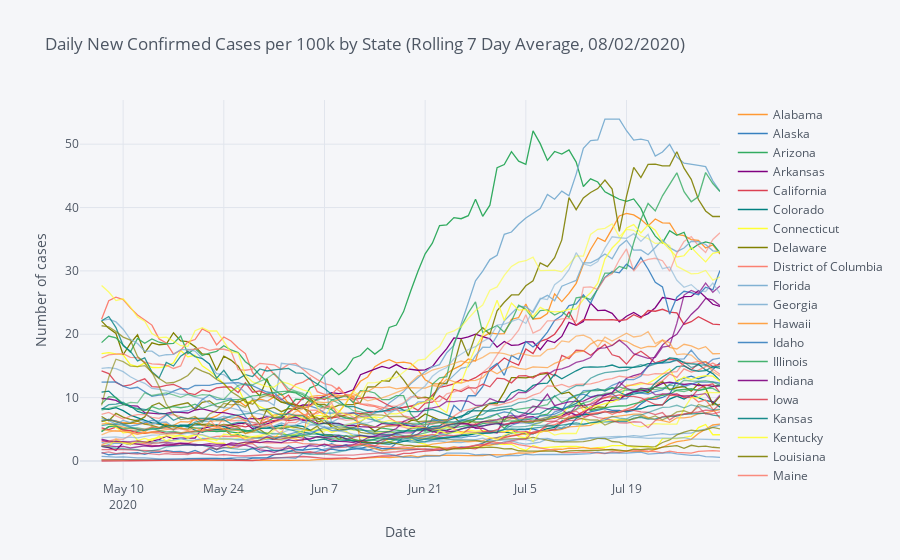

Notebook cell for this chart:
### Markdown cell above
### Plot normalized rates

### Code cell
window_size = 7
avg_cases = normalized_confirmed.rolling(window=window_size, min_periods=3).mean()
normalized_confirmed_plot = avg_cases.iplot(scale='log', yaxis_title='Number of cases', xaxis_title='Date',
              title='Daily New Confirmed Cases per 100k by State (Rolling {} Day Average, {})'.format(window_size, today), asFigure = True)

normalized_confirmed_plot
